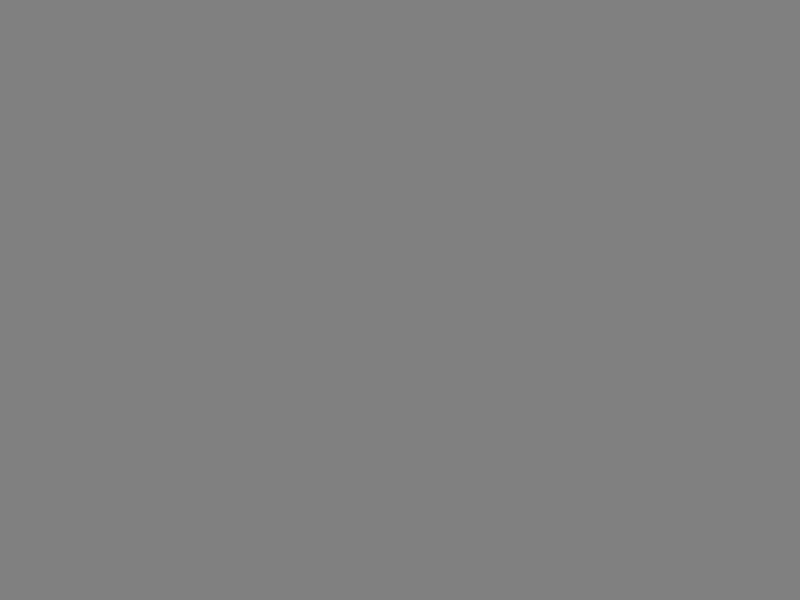
Frame 1 (no input)
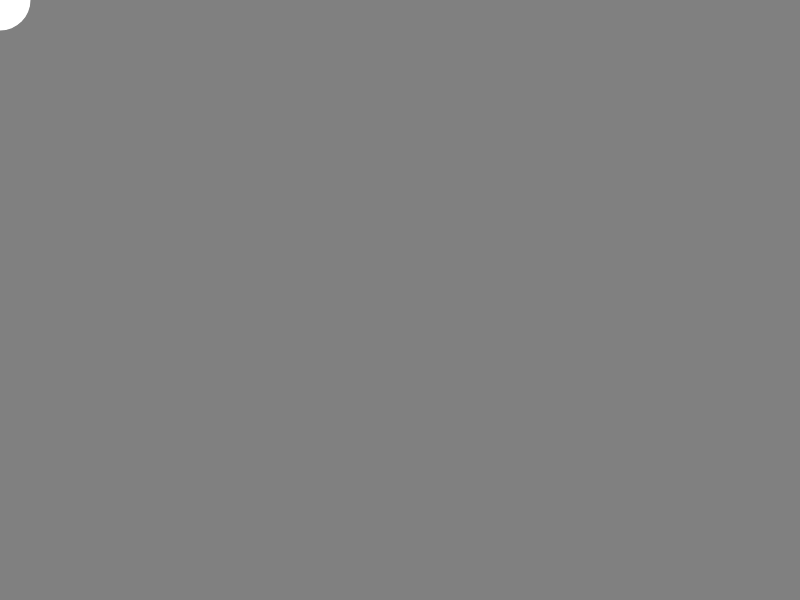
Frame 60 (no input)
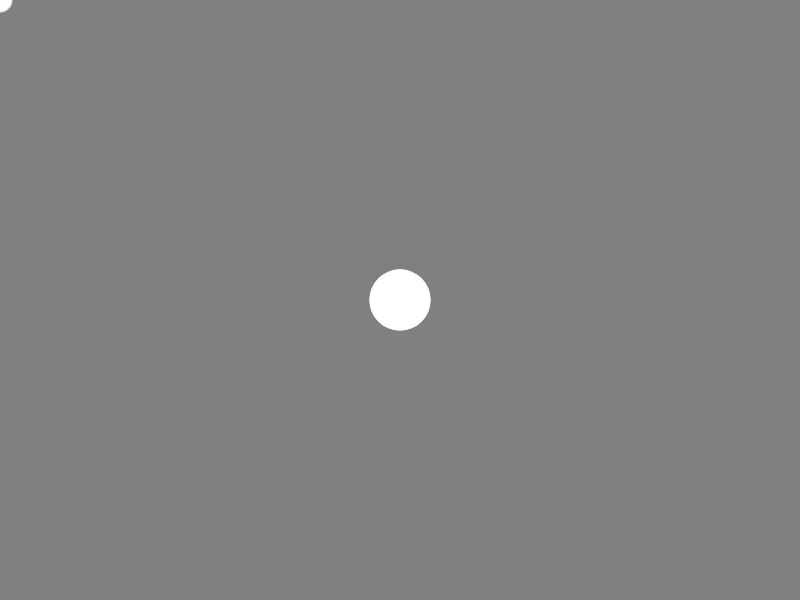
Frame 120 (the mouse pressed at the canvas centre since frame 60)

The p5.js sketch that drew these frames (run headless with seeded random() and noise() and a simulated clock; from frame 60 on, the mouse is pressed at the canvas centre):

// p5.js sketch
// ── sketch.js
let xvalues = [];
let yvalues = [];

function setup() {
  createCanvas(800, 600);
}

function draw() {
  background(128);
  
  let maxLength = 100;
  
  xvalues.push(mouseX);
  yvalues.push(mouseY);
  if (xvalues.length > maxLength) {
    xvalues.shift();
    yvalues.shift();
  }
  
  noStroke();
  for (let i = 0; i < xvalues.length; i++) {
    let alpha = i / xvalues.length;
    let w = 2.0 + 60.0 * alpha;
    fill(255.0, alpha * 255.0);
    ellipse(xvalues[i], yvalues[i], w, w);
  }
  
}
